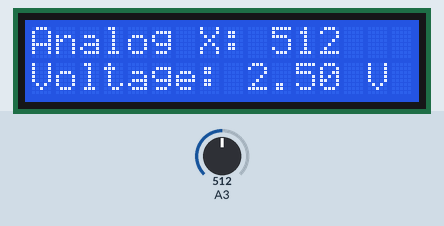
Simulated run of this sketch. Board: Arduino Uno, built with avr-gcc and run on an emulated ATmega328P. On the bench: 16×2 character LCD. Inputs (shaded band) come from the test bench; at power-on: A3 = 512.

Above: at 1.2 s.
1.3 s: A3 set to 716
At 5.9 s:
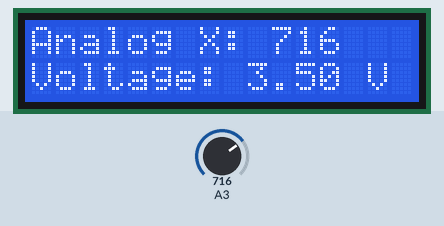
7.3 s: A3 set to 900
At 11.1 s:
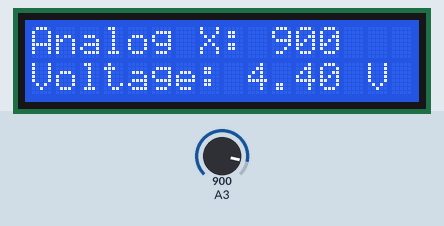
13.3 s: A3 set to 1023
At 16.4 s:
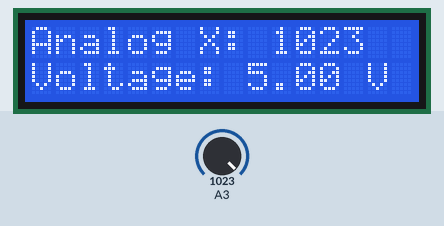
Timing chart, 0 to 17.9 s (numbered marks = the images above; inputs shaded):
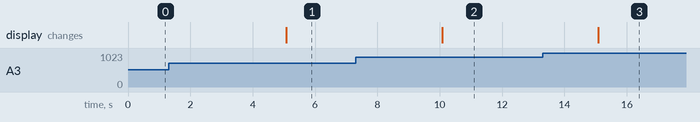

The sketch:

LCD16x2_VoltMeter.ino
```cpp
/*
  The circuit:
 * LCD RS pin to digital pin 12
 * LCD Enable pin to digital pin 11
 * LCD D4 pin to digital pin 4
 * LCD D5 pin to digital pin 5
 * LCD D6 pin to digital pin 6
 * LCD D7 pin to digital pin 7
 * LCD R/W pin to ground
 * 10K resistor:
 * ends to +5V and ground
 * wiper to LCD VO pin (pin 3)

 */

// include the library code:
#include <LiquidCrystal.h>

// initialize the library with the numbers of the interface pins
LiquidCrystal lcd(12, 11, 4, 5, 6, 7);

int x;
float voltValue;

void setup() {
  Serial.begin(9600);
  // set up the LCD's number of columns and rows:
  lcd.begin(16, 2);
  // set pin A3 as input for readung voltage
  pinMode(A3, INPUT);
}

void loop() {
  //Reads the analog value on pin A3 into x
  int x = analogRead(A3);
  float voltValue = x * (5.0 / 1023.0 );

/*
  Serial.print("Analog value: ");
  Serial.println(x);
  Serial.print("Voltage: ");
  Serial.print(voltValue);
  Serial.println(" V");
*/

  lcd.clear();
  // Print a message to the LCD.
  lcd.setCursor(0,0);
  lcd.print("Analog X: ");
  lcd.print(x);

  lcd.setCursor(0,1);
  lcd.print("Voltage: ");
  lcd.print(voltValue);
  lcd.print(" V");

  delay(5000);
}
```

Measured:
- after the input at 1.3 s, the display: changes after 3.8 s (image 1)
- after the input at 7.3 s, the display: changes after 2.8 s (image 2)
- after the input at 13.3 s, the display: changes after 1.8 s (image 3)
